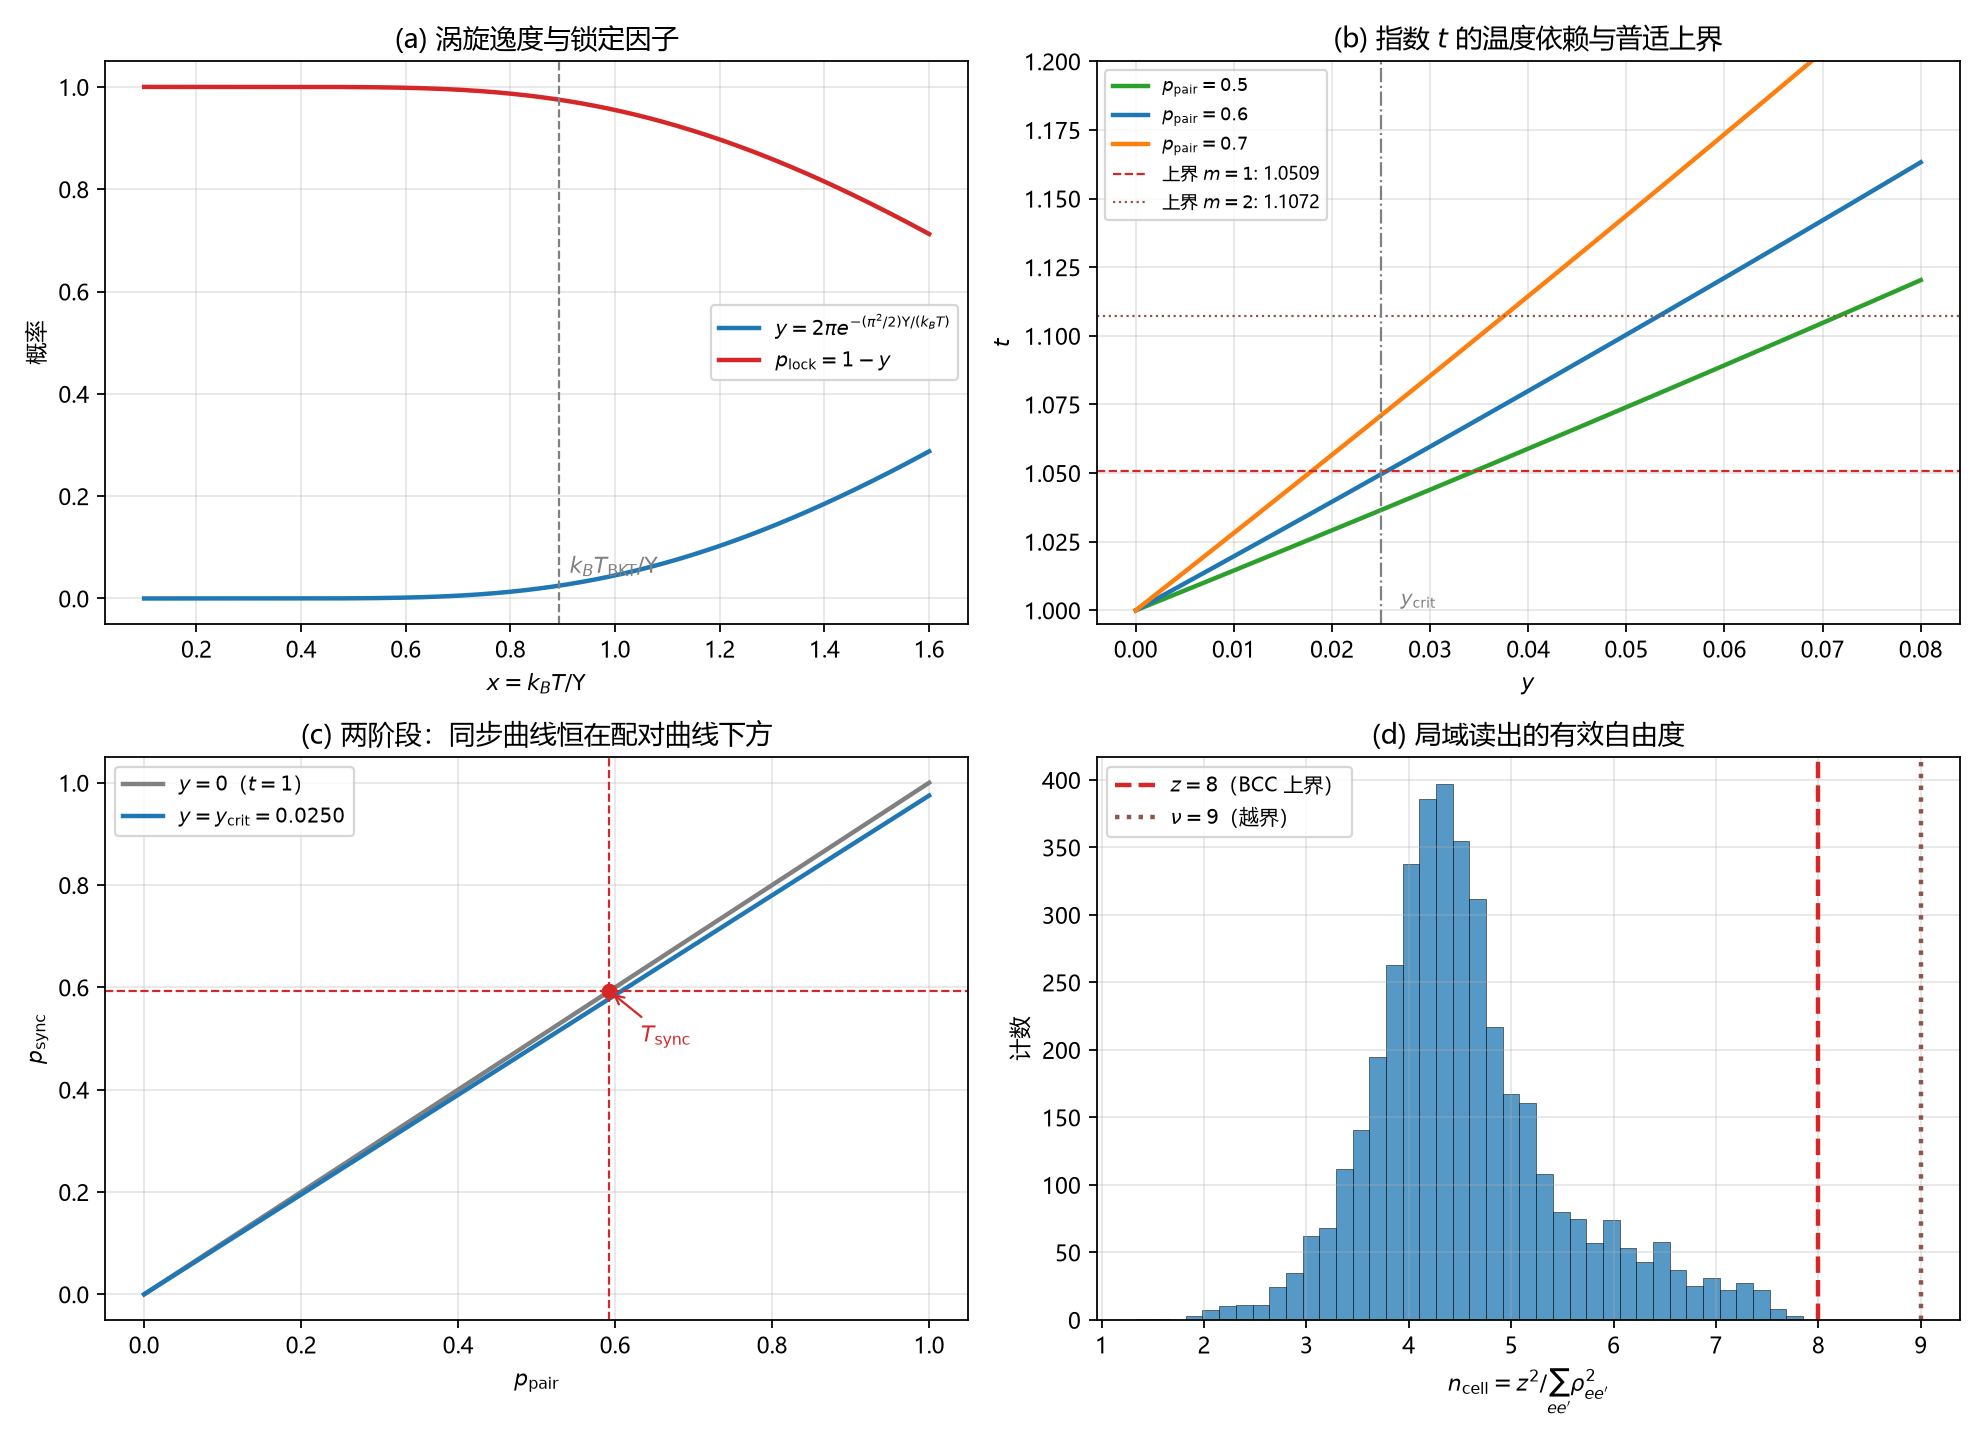

Source code (Python):
# -*- coding: utf-8 -*-
"""
环 15：审-6 同步概率的锁定因子、审-4 三量（Z、n_cell、t）的界（R-158）
七段数值核查，全部为解析式的数值对照，不做拟合。
运行：python "10 探索/超导第一性研究/04_计算验证/环15_审6锁定因子与t的界.py"
"""
import json
import numpy as np
from scipy.stats import chi2
import matplotlib
matplotlib.use("Agg")
import matplotlib.pyplot as plt

plt.rcParams["font.sans-serif"] = ["Microsoft YaHei", "SimHei", "DejaVu Sans"]
plt.rcParams["axes.unicode_minus"] = False

P_C = 0.592746          # 2D 方格座渗流阈值（L31）
BETA_KT = 0.89294       # k_B T_BKT / Upsilon（方格 XY 标准）
TWO_PI = 2.0 * np.pi
res = {}

# ---------- 基本函数 ----------
def fugacity(x):
    """x = k_B T / Upsilon；y = 2*pi*exp(-(pi^2/2)/x)。"""
    x = np.asarray(x, dtype=float)
    return TWO_PI * np.exp(-(np.pi**2 / 2.0) / x)

def t_eff(p, y):
    """(15L.4)：t = 1 + ln(1-y)/ln p。"""
    return 1.0 + np.log1p(-np.asarray(y, dtype=float)) / np.log(p)

def t_from_threshold(p_c, y, m=1.0):
    """(15L.7)：t = ln p_c / (ln p_c - m ln(1-y))。"""
    return np.log(p_c) / (np.log(p_c) - m * np.log1p(-np.asarray(y, dtype=float)))

def p_pair_thr(p_c, y, m=1.0):
    return p_c / (1.0 - np.asarray(y, dtype=float))**m

def eps_nu(nu, t):
    """epsilon_nu = 2 x f_nu(x)/p，x 由 1-F_nu(x)=p_c^(1/t) 解出。"""
    p_star = P_C**(1.0 / t)
    x = chi2.ppf(1.0 - p_star, nu)
    f = chi2.pdf(x, nu)
    p = 1.0 - chi2.cdf(x, nu)
    return x, f, p, 2.0 * x * f / p

# ---------- A：y(T) 形状 ----------
x_scan = np.linspace(0.10, 1.60, 400)
y_scan = fugacity(x_scan)
assert np.all(np.diff(y_scan) > 0), "y(T) 应严格增"
assert fugacity(0.05) < 1e-15, "y(0+) 应趋于 0"
assert np.all((y_scan > 0) & (y_scan < 1)), "0<y<1"
res["y_strict_increasing"] = bool(np.all(np.diff(y_scan) > 0))
res["y_at_small_x"] = float(fugacity(0.05))

# ---------- B：y_crit 与 Upsilon 无关 ----------
y_crit = fugacity(BETA_KT)
y_ups = []
for U in (0.5, 1.0, 3.0, 10.0):
    E_c = (np.pi**2 / 2.0) * U          # XY 核能
    kT_bkt = BETA_KT * U                # k_B T_BKT
    y_ups.append(TWO_PI * np.exp(-E_c / kT_bkt))
y_ups = np.array(y_ups)
assert np.max(np.abs(y_ups - y_crit)) < 1e-15, "y_crit 应与 Upsilon 无关"
assert 0.02 < y_crit < 0.03, f"y_crit 量级异常 {y_crit}"
res["y_crit"] = float(y_crit)
res["y_crit_upsilon_spread"] = float(np.max(np.abs(y_ups - y_crit)))
res["p_lock_at_Tc"] = float(1.0 - y_crit)

# ---------- C：指数恒等式 ----------
worst = 0.0
for p in np.linspace(0.30, 0.90, 25):
    for y in np.linspace(0.0, 0.05, 21):
        tt = 1.0 + np.log1p(-y) / np.log(p)
        lhs = np.exp(tt * np.log(p))
        rhs = p * (1.0 - y)
        worst = max(worst, abs(lhs - rhs) / abs(rhs))
assert worst < 1e-13, f"指数恒等式残差 {worst}"
res["exponent_identity_residual"] = float(worst)

# ---------- D：t 的性质与上界 ----------
assert abs(t_eff(0.6, 0.0) - 1.0) < 1e-15, "t(0) 应为 1"
y_sweep = np.linspace(1e-8, 0.2, 300)
for p in (0.5, 0.6, 0.7, 0.8):
    tv = t_eff(p, y_sweep)
    assert np.all(tv >= 1.0), "t 应 >= 1"
    assert np.all(np.diff(tv) > 0), "t 应随 y 严格增"
t_m1 = t_from_threshold(P_C, y_crit, m=1.0)
t_m2 = t_from_threshold(P_C, y_crit, m=2.0)
A = abs(np.log(P_C))
d = abs(np.log1p(-y_crit))
bound1 = A / (A - d)
bound2 = A / (A - 2.0 * d)
assert abs(t_m1 - bound1) < 1e-12 and abs(t_m2 - bound2) < 1e-12, "上界式不自洽"
# 线性项与精确值之差应为 (d/A)^2 量级
lead1 = 1.0 + d / A
assert 0.0 < bound1 - lead1 < 0.005, "线性项偏差量级异常"
assert 1.0 < t_m1 < 1.1 and 1.0 < t_m2 < 1.2, "t 上界量级异常"
res["t_at_Tc_m1"] = float(t_m1)
res["t_at_Tc_m2"] = float(t_m2)
res["t_zero"] = float(t_eff(0.6, 0.0))

# ---------- E：阈值关系 ----------
for m in (1.0, 2.0):
    p_thr = p_pair_thr(P_C, y_crit, m=m)
    tt = t_from_threshold(P_C, y_crit, m=m)
    assert p_thr >= P_C, "p_pair^thr 应 >= p_c"
    # 自洽：p_thr^t == p_c
    resid = abs(np.exp(tt * np.log(p_thr)) - P_C)
    assert resid < 1e-12, f"阈值自洽残差 {resid}"
    res[f"p_pair_thr_m{int(m)}"] = float(p_thr)
    res[f"threshold_residual_m{int(m)}"] = float(resid)

# ---------- F：n_cell 的界 ----------
def neff_from_corr(rho):
    z = rho.shape[0]
    return z**2 / np.sum(rho**2)

rng = np.random.default_rng(20261125)
samples = []
# (i) 因子模型：rho_ij = lam_i lam_j（秩 1，正定）
for _ in range(2000):
    lam = rng.uniform(0.0, 1.0, 8)
    rho = np.outer(lam, lam)
    np.fill_diagonal(rho, 1.0)
    samples.append(neff_from_corr(rho))
# (ii) 随机正定矩阵归一为相关矩阵
for _ in range(2000):
    A = rng.normal(size=(8, 8))
    S = A @ A.T
    d = np.sqrt(np.diag(S))
    rho = S / np.outer(d, d)
    np.fill_diagonal(rho, 1.0)
    samples.append(neff_from_corr(rho))
samples = np.array(samples)
assert np.all(samples >= 1.0 - 1e-12), "n_cell 应 >= 1"
assert np.all(samples <= 8.0 + 1e-12), "n_cell 应 <= z = 8"
assert samples.mean() > 1.0, "n_cell 不应恒为 1"
# 等相相关闭式：n = z/(1+(z-1)r^2)
r_eq = np.linspace(-1.0 / 7.0, 1.0, 201)
n_eq = 8.0 / (1.0 + 7.0 * r_eq**2)
assert np.all(n_eq >= 1.0 - 1e-12) and np.all(n_eq <= 8.0 + 1e-12), "等相相关界失败"
res["neff_min"] = float(samples.min())
res["neff_max"] = float(samples.max())
res["neff_mean"] = float(samples.mean())
res["nu9_violates_bcc"] = bool(9 > 8)

# ---------- G：epsilon_nu 表与 Z 的代数等价 ----------
rows = []
for nu, tt in [(9, 1.0), (8, 1.0), (8, t_m1), (8, t_m2)]:
    x, f, p, eps = eps_nu(nu, tt)
    rows.append(dict(nu=int(nu), t=float(tt), x=float(x), eps=float(eps)))
eps_ref = rows[0]["eps"]
assert rows[1]["eps"] < eps_ref, "nu=8 应给更小 epsilon"
assert rows[2]["eps"] < rows[1]["eps"], "t>1 应继续压低 epsilon"
assert rows[3]["eps"] < rows[2]["eps"], "t 更大 epsilon 更小"
for r in rows:
    r["rel_vs_ref"] = (r["eps"] - eps_ref) / eps_ref
# r ∝ 1/epsilon：相对移动
for r in rows:
    r["r_rel_shift"] = eps_ref / r["eps"] - 1.0
res["eps_rows"] = rows

# Z 三式前两式的代数等价（任意输入）
c_eps, omega_D, M, c_s = 0.34, 600.0, 4.5e-26, 4.0e3
hbar = 1.054571817e-34
Q = omega_D / c_s
u2 = 3.0 * hbar / (4.0 * M * omega_D)
Z_a = 0.375 * c_eps**2 * hbar * omega_D / (M * c_s**2)
Z_b = 0.5 * c_eps**2 * Q**2 * u2
assert abs(Z_a - Z_b) / Z_a < 1e-15, "Z 两式不代数等价"
res["Z_identity_residual"] = float(abs(Z_a - Z_b) / Z_a)

# ---------- 图 ----------
fig, axes = plt.subplots(2, 2, figsize=(12.4, 9.0))

ax = axes[0, 0]
ax.plot(x_scan, y_scan, lw=2, color="#1f77b4", label=r"$y=2\pi e^{-(\pi^2/2)\Upsilon/(k_BT)}$")
ax.plot(x_scan, 1.0 - y_scan, lw=2, color="#d62728", label=r"$p_{\rm lock}=1-y$")
ax.axvline(BETA_KT, ls="--", color="gray", lw=1)
ax.text(BETA_KT + 0.02, 0.05, r"$k_BT_{\rm BKT}/\Upsilon$", color="gray")
ax.set_xlabel(r"$x=k_BT/\Upsilon$")
ax.set_ylabel("概率")
ax.set_title("(a) 涡旋逸度与锁定因子")
ax.legend(fontsize=9)
ax.grid(alpha=0.3)

ax = axes[0, 1]
y_line = np.linspace(1e-6, 0.08, 300)
for p, c in [(0.5, "#2ca02c"), (0.6, "#1f77b4"), (0.7, "#ff7f0e")]:
    ax.plot(y_line, t_eff(p, y_line), lw=2, color=c, label=rf"$p_{{\rm pair}}={p}$")
ax.axhline(bound1, ls="--", color="#d62728", lw=1, label=rf"上界 $m=1$: {bound1:.4f}")
ax.axhline(bound2, ls=":", color="#8c564b", lw=1, label=rf"上界 $m=2$: {bound2:.4f}")
ax.axvline(y_crit, ls="-.", color="gray", lw=1)
ax.text(y_crit + 0.002, 1.002, r"$y_{\rm crit}$", color="gray", fontsize=9)
ax.set_xlabel("$y$")
ax.set_ylabel("$t$")
ax.set_ylim(0.995, 1.20)
ax.set_title(r"(b) 指数 $t$ 的温度依赖与普适上界")
ax.legend(fontsize=8)
ax.grid(alpha=0.3)

ax = axes[1, 0]
pp = np.linspace(0.0, 1.0, 400)
for yy, c, lab in [(0.0, "gray", r"$y=0$（$t=1$）"), (y_crit, "#1f77b4", rf"$y=y_{{\rm crit}}={y_crit:.4f}$")]:
    ax.plot(pp, pp * (1 - yy), lw=2, color=c, label=lab)
ax.axhline(P_C, ls="--", color="#d62728", lw=1)
ax.axvline(P_C, ls="--", color="#d62728", lw=1)
ax.plot([P_C], [P_C], "o", color="#d62728", ms=6)
ax.annotate(r"$T_{\rm sync}$", xy=(P_C, P_C), xytext=(P_C + 0.04, P_C - 0.10),
            arrowprops=dict(arrowstyle="->", color="#d62728"), color="#d62728")
ax.set_xlabel(r"$p_{\rm pair}$")
ax.set_ylabel(r"$p_{\rm sync}$")
ax.set_title("(c) 两阶段：同步曲线恒在配对曲线下方")
ax.legend(fontsize=9)
ax.grid(alpha=0.3)

ax = axes[1, 1]
ax.hist(samples, bins=40, color="#1f77b4", alpha=0.75, edgecolor="k", lw=0.3)
ax.axvline(8.0, ls="--", color="#d62728", lw=2, label=r"$z=8$（BCC 上界）")
ax.axvline(9.0, ls=":", color="#8c564b", lw=2, label=r"$\nu=9$（越界）")
ax.set_xlabel(r"$n_{\rm cell}=z^2/\sum_{ee'}\rho_{ee'}^2$")
ax.set_ylabel("计数")
ax.set_title("(d) 局域读出的有效自由度")
ax.legend(fontsize=9)
ax.grid(alpha=0.3)

fig.tight_layout()
fig.savefig("环15_审6锁定因子与t的界.png", dpi=160)
plt.close(fig)

with open("环15_审6锁定因子与t的界.json", "w", encoding="utf-8") as fh:
    json.dump(res, fh, ensure_ascii=False, indent=2)

print(json.dumps(res, ensure_ascii=False, indent=2))
print("全部七段断言通过。")
